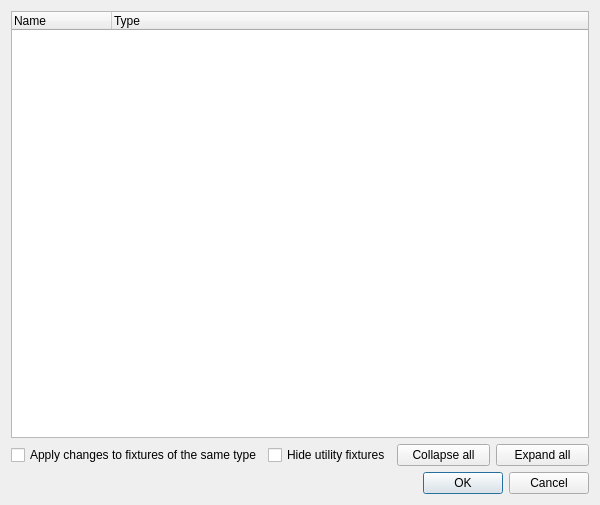
<?xml version="1.0" encoding="UTF-8"?>
<ui version="4.0">
 <author>Massimo Callegari</author>
 <comment>
  Q Light Controller Plus
  channelsselection.ui

  Copyright (c) 2015 Massimo Callegari

  Licensed under the Apache License, Version 2.0 (the &quot;License&quot;);
  you may not use this file except in compliance with the License.
  You may obtain a copy of the License at

      http://www.apache.org/licenses/LICENSE-2.0.txt

  Unless required by applicable law or agreed to in writing, software
  distributed under the License is distributed on an &quot;AS IS&quot; BASIS,
  WITHOUT WARRANTIES OR CONDITIONS OF ANY KIND, either express or implied.
  See the License for the specific language governing permissions and
  limitations under the License.
 </comment>
 <class>ChannelsSelection</class>
 <widget class="QDialog" name="ChannelsSelection">
  <property name="geometry">
   <rect>
    <x>0</x>
    <y>0</y>
    <width>600</width>
    <height>505</height>
   </rect>
  </property>
  <property name="windowTitle">
   <string>Channels selection</string>
  </property>
  <property name="windowIcon">
   <iconset resource="qlcui.qrc">
    <normaloff>:/star.png</normaloff>:/star.png</iconset>
  </property>
  <layout class="QVBoxLayout" name="verticalLayout">
   <item>
    <widget class="QTreeWidget" name="m_channelsTree">
     <property name="alternatingRowColors">
      <bool>true</bool>
     </property>
     <column>
      <property name="text">
       <string>Name</string>
      </property>
     </column>
     <column>
      <property name="text">
       <string>Type</string>
      </property>
     </column>
    </widget>
   </item>
   <item>
    <layout class="QHBoxLayout" name="horizontalLayout">
     <item>
      <widget class="QCheckBox" name="m_applyAllCheck">
       <property name="text">
        <string>Apply changes to fixtures of the same type</string>
       </property>
      </widget>
     </item>
     <item>
      <widget class="QCheckBox" name="m_hideUtilityCheck">
       <property name="text">
        <string>Hide utility fixtures</string>
       </property>
      </widget>
     </item>
     <item>
      <widget class="QPushButton" name="m_collapseButton">
       <property name="text">
        <string>Collapse all</string>
       </property>
      </widget>
     </item>
     <item>
      <widget class="QPushButton" name="m_expandButton">
       <property name="text">
        <string>Expand all</string>
       </property>
      </widget>
     </item>
    </layout>
   </item>
   <item>
    <widget class="QDialogButtonBox" name="buttonBox">
     <property name="orientation">
      <enum>Qt::Horizontal</enum>
     </property>
     <property name="standardButtons">
      <set>QDialogButtonBox::Cancel|QDialogButtonBox::Ok</set>
     </property>
    </widget>
   </item>
  </layout>
 </widget>
 <resources>
  <include location="qlcui.qrc"/>
 </resources>
 <connections>
  <connection>
   <sender>buttonBox</sender>
   <signal>accepted()</signal>
   <receiver>ChannelsSelection</receiver>
   <slot>accept()</slot>
   <hints>
    <hint type="sourcelabel">
     <x>248</x>
     <y>254</y>
    </hint>
    <hint type="destinationlabel">
     <x>157</x>
     <y>274</y>
    </hint>
   </hints>
  </connection>
  <connection>
   <sender>buttonBox</sender>
   <signal>rejected()</signal>
   <receiver>ChannelsSelection</receiver>
   <slot>reject()</slot>
   <hints>
    <hint type="sourcelabel">
     <x>316</x>
     <y>260</y>
    </hint>
    <hint type="destinationlabel">
     <x>286</x>
     <y>274</y>
    </hint>
   </hints>
  </connection>
 </connections>
</ui>
